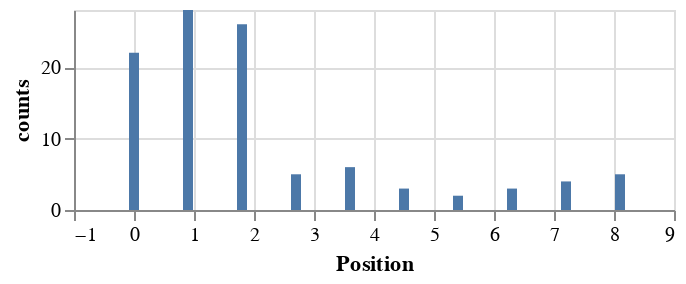

Notebook code cell kept with this figure:
### Code cell
plot_series(pd.Series(left_words['doser']))

### Figure 1 — Vega-Lite specification as saved in the notebook (floating-point values rounded to 4 significant figures)
{"config": {"view": {"continuousWidth": 300, "continuousHeight": 300}}, "data": {"name": "data-82832df1957f4ecd06c14f0fc1418f00"}, "mark": {"type": "bar"}, "encoding": {"x": {"bin": false, "field": "Position", "type": "quantitative"}, "y": {"field": "counts", "type": "quantitative"}}, "height": 100, "width": 300, "$schema": "https://vega.github.io/schema/vega-lite/v5.8.0.json", "datasets": {"data-82832df1957f4ecd06c14f0fc1418f00": [{"counts": 22.0, "Position": 0.0}, {"counts": 28.0, "Position": 0.9}, {"counts": 26.0, "Position": 1.8}, {"counts": 5.0, "Position": 2.7}, {"counts": 6.0, "Position": 3.6}, {"counts": 3.0, "Position": 4.5}, {"counts": 2.0, "Position": 5.4}, {"counts": 3.0, "Position": 6.3}, {"counts": 4.0, "Position": 7.2}, {"counts": 5.0, "Position": 8.1}, {"counts": null, "Position": 9.0}]}}
